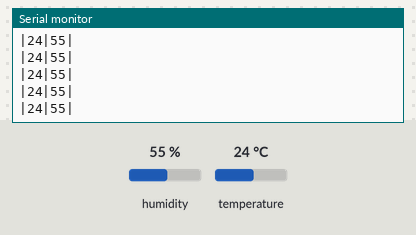
Recording of a sketch running on a simulated Arduino Uno, built with avr-gcc and run on an emulated ATmega328P. Parts: the last lines printed to the serial monitor. The test bench sets the inputs (shaded band); at power-on: humidity 55 %, temperature 24 °C.

Above: at 1.2 s.
1.3 s: humidity set to 22 %
At 2.2 s:
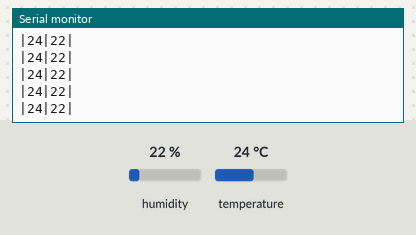
2.8 s: temperature set to 12 °C
At 3.8 s:
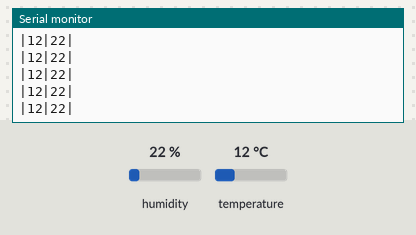
4.3 s: humidity set to 40 %
At 4.9 s:
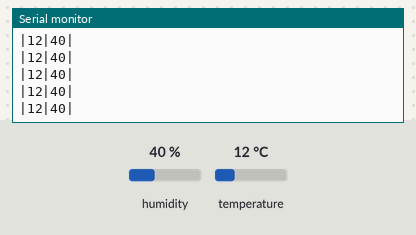
Timing chart, 0 to 7.3 s (numbered marks = the images above; inputs shaded):
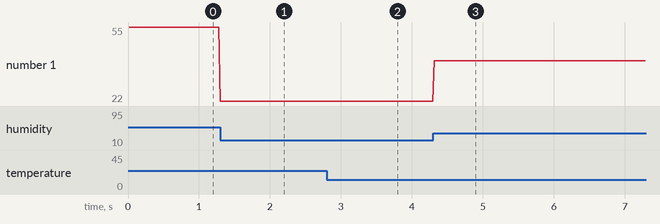

The sketch:

DHT_Unified_Sensor.ino
```cpp
// (licence header left out)
// Depends on the following Arduino libraries:
// - Adafruit Unified Sensor Library: https://github.com/adafruit/Adafruit_Sensor
// - DHT Sensor Library: https://github.com/adafruit/DHT-sensor-library

#include <Adafruit_Sensor.h>
#include <DHT.h>
#include <DHT_U.h>

#define DHTPIN            2         // Pin which is connected to the DHT sensor.

// Uncomment the type of sensor in use:
#define DHTTYPE           DHT11     // DHT 11
//#define DHTTYPE           DHT22     // DHT 22 (AM2302)
//#define DHTTYPE           DHT21     // DHT 21 (AM2301)

// See guide for details on sensor wiring and usage:
//   https://learn.adafruit.com/dht/overview

DHT_Unified dht(DHTPIN, DHTTYPE);

uint32_t delayMS;
void setup() {
  Serial.begin(9600);
  // Initialize device.
  dht.begin();
  //Serial.println("DHTxx Unified Sensor Example");
  // Print temperature sensor details.
  sensor_t sensor;
  dht.temperature().getSensor(&sensor);
 //  Serial.println("------------------------------------");
  // Serial.println("Temperature");
 //  Serial.print  ("Sensor:       "); Serial.println(sensor.name);
  // Serial.print  ("Driver Ver:   "); Serial.println(sensor.version);
 //  Serial.print  ("Unique ID:    "); Serial.println(sensor.sensor_id);
  // Serial.print  ("Max Value:    "); Serial.print(sensor.max_value); Serial.println(" *C");
 //  Serial.print  ("Min Value:    "); Serial.print(sensor.min_value); Serial.println(" *C");
  // Serial.print  ("Resolution:   "); Serial.print(sensor.resolution); Serial.println(" *C");
 //  Serial.println("------------------------------------");
  // Print humidity sensor details.
 //  dht.humidity().getSensor(&sensor);
 //  Serial.println("------------------------------------");
 //  Serial.println("Humidity");
 //  Serial.print  ("Sensor:       "); Serial.println(sensor.name);
 //  Serial.print  ("Driver Ver:   "); Serial.println(sensor.version);
 //  Serial.print  ("Unique ID:    "); Serial.println(sensor.sensor_id);
 // //  Serial.print  ("Max Value:    "); Serial.print(sensor.max_value); Serial.println("%");
 //  Serial.print  ("Min Value:    "); Serial.print(sensor.min_value); Serial.println("%");
 //  Serial.print  ("Resolution:   "); Serial.print(sensor.resolution); Serial.println("%");
//   Serial.println("------------------------------------");
  // Set delay between sensor readings based on sensor details.
  delayMS = sensor.min_delay / 1000;
}

void loop() {
  // Delay between measurements.
  delay(delayMS);

  uint32_t temp;
  uint32_t rh;

  // Get temperature event and print its value.
  sensors_event_t event;
  dht.temperature().getEvent(&event);
  temp = event.temperature;
  // Get humidity event and print its value.
  dht.humidity().getEvent(&event);
  rh = event.relative_humidity;

  if (isnan(temp) || isnan(rh)) {
    Serial.println("Error reading temperature or relative humidity");
  }
  else {
    Serial.print("|");
    Serial.print(temp);
    Serial.print("|");
    Serial.print(rh);

    Serial.println("|");
  }
}
```

Measured:
- after the input at 1.3 s, the serial monitor: prints a new line at once (image 1)
- after the input at 2.8 s, the serial monitor: prints a new line at once (image 2)
- after the input at 4.3 s, the serial monitor: prints a new line at once (image 3)
- plotted number 1: 55 → 22 after the input at 1.3 s, 22 → 40 after the input at 4.3 s
